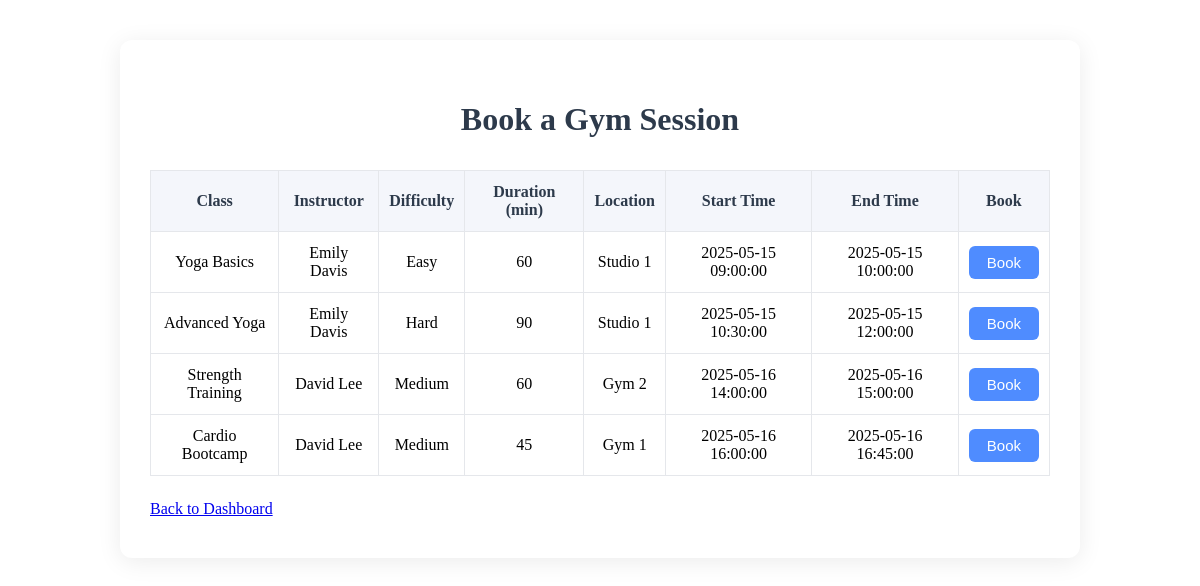
The app's page /booking.php (signed in) with its own data.
### tables this page shows
CREATE TABLE schedules (
  schedule_id VARCHAR(50) PRIMARY KEY,
  class_id VARCHAR(50),
  instructor_id VARCHAR(50),
  start_time TIMESTAMP,
  end_time TIMESTAMP DEFAULT CURRENT_TIMESTAMP,
  location VARCHAR(100),
  FOREIGN KEY (class_id) REFERENCES classes(class_id),
  FOREIGN KEY (instructor_id) REFERENCES instructors(instructor_id)
);

CREATE TABLE classes (
  class_id VARCHAR(50) PRIMARY KEY,
  name VARCHAR(100) NOT NULL,
  description TEXT,
  difficulty_level VARCHAR(50),
  duration INT,
  capacity INT
);

CREATE TABLE users (
  user_id VARCHAR(50) PRIMARY KEY,
  first_name VARCHAR(100) NOT NULL,
  last_name VARCHAR(100) NOT NULL,
  email VARCHAR(100) UNIQUE NOT NULL,
  username VARCHAR(50) NOT NULL UNIQUE,
  password VARCHAR(255) NOT NULL,
  phone VARCHAR(20),
  role ENUM('client', 'instructor', 'admin') NOT NULL
);

### booking.php (the view, shortened to what this page needs)
<?php
include "db.php";
$sql = "SELECT
            s.schedule_id, s.start_time, s.end_time, s.location,
            c.name AS class_name, c.difficulty_level, c.duration,
            u.first_name AS instructor_first_name, u.last_name AS instructor_last_name
        FROM schedules s
        JOIN classes c ON s.class_id = c.class_id
        JOIN instructors i ON s.instructor_id = i.instructor_id
        JOIN users u ON i.instructor_id = u.user_id
        WHERE s.start_time > NOW()
        ORDER BY s.start_time ASC";
$result = $conn->query($sql);
?>
<!DOCTYPE html>
<html>
<head>
    <link rel="stylesheet" href="./css/booking.css?v=<?php echo time(); ?>">
</head>
<body>
    <div class="booking-container">
        <h1 class="booking-title">Book a Gym Session</h1>
        <table class="schedule-table">
            <tr>
                <th>Class</th>
                <th>Instructor</th>
                <th>Difficulty</th>
                <th>Duration (min)</th>
                <th>Location</th>
                <th>Start Time</th>
                <th>End Time</th>
                <th>Book</th>
            </tr>
            <?php if ($result->num_rows > 0): ?>
                <?php while($row = $result->fetch_assoc()): ?>
                    <tr>
                        <td><?php echo htmlspecialchars($row['class_name']); ?></td>
                        <td><?php echo htmlspecialchars($row['instructor_first_name'] . ' ' . $row['instructor_last_name']); ?></td>
                        <td><?php echo htmlspecialchars($row['difficulty_level']); ?></td>
                        <td><?php echo htmlspecialchars($row['duration']); ?></td>
                        <td><?php echo htmlspecialchars($row['location']); ?></td>
                        <td><?php echo htmlspecialchars($row['start_time']); ?></td>
                        <td><?php echo htmlspecialchars($row['end_time']); ?></td>
                        <td>
                            <form method="POST" action="booking.php">
                                <button type="submit" class="book-btn">Book</button>
                            </form>
                        </td>
                    </tr>
                <?php endwhile; ?>
            <?php else: ?>
                <tr>
                    <td colspan="8">No available sessions at the moment.</td>
                </tr>
            <?php endif; ?>
        </table>
        <div class="links">
            <a href="client.php">Back to Dashboard</a>
        </div>
    </div>
</body>
</html>

### css/booking.css (style rules this page uses)
.booking-container { max-width: 900px; margin: 40px auto; background: #fff; border-radius: 12px; box-shadow: 0 4px 24px rgba(0,0,0,0.08); padding: 40px 30px; }
.booking-title { text-align: center; color: #2d3a4b; margin-bottom: 32px; }
.schedule-table { width: 100%; border-collapse: collapse; margin-bottom: 24px; }
.schedule-table th, .schedule-table td { border: 1px solid #e5e7eb; padding: 12px 10px; text-align: center; }
.schedule-table th { background: #f4f6fb; color: #2d3a4b; }
.book-btn { padding: 8px 18px; background: #4f8cff; color: #fff; border: none; border-radius: 6px; font-size: 15px; font-weight: 500; cursor: pointer; transition: background 0.2s; }

### records on screen
schedules: class.name "Yoga Basics", users.first_name+last_name "Emily Davis", class.difficulty_level "Easy", class.duration "60", location "Studio 1", start_time "2025-05-15 09:00:00", end_time "2025-05-15 10:00:00"
schedules: class.name "Advanced Yoga", users.first_name+last_name "Emily Davis", class.difficulty_level "Hard", class.duration "90", location "Studio 1", start_time "2025-05-15 10:30:00", end_time "2025-05-15 12:00:00"
schedules: class.name "Strength Training", users.first_name+last_name "David Lee", class.difficulty_level "Medium", class.duration "60", location "Gym 2", start_time "2025-05-16 14:00:00", end_time "2025-05-16 15:00:00"
schedules: class.name "Cardio Bootcamp", users.first_name+last_name "David Lee", class.difficulty_level "Medium", class.duration "45", location "Gym 1", start_time "2025-05-16 16:00:00", end_time "2025-05-16 16:45:00"
